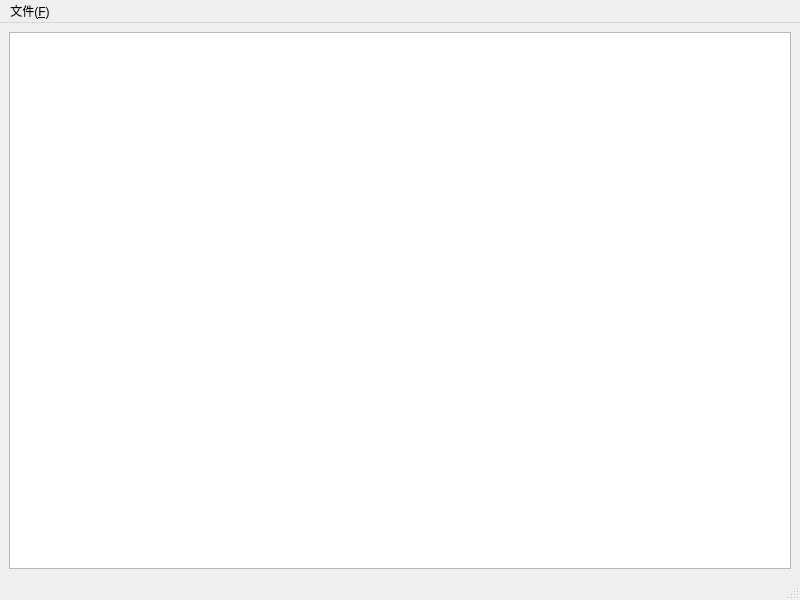
<?xml version="1.0" encoding="UTF-8"?>
<ui version="4.0">
 <class>MainWindow</class>
 <widget class="QMainWindow" name="MainWindow">
  <property name="geometry">
   <rect>
    <x>0</x>
    <y>0</y>
    <width>800</width>
    <height>600</height>
   </rect>
  </property>
  <property name="windowTitle">
   <string>MainWindow</string>
  </property>
  <widget class="QWidget" name="centralwidget">
   <layout class="QVBoxLayout" name="verticalLayout">
    <item>
     <widget class="QTextEdit" name="textEdit"/>
    </item>
   </layout>
  </widget>
  <widget class="QMenuBar" name="menubar">
   <property name="geometry">
    <rect>
     <x>0</x>
     <y>0</y>
     <width>800</width>
     <height>24</height>
    </rect>
   </property>
   <widget class="QMenu" name="menu_F">
    <property name="title">
     <string>文件(&amp;F)</string>
    </property>
    <addaction name="newFile"/>
    <addaction name="openFile"/>
    <addaction name="saveFile"/>
    <addaction name="saveAsFile"/>
   </widget>
   <addaction name="menu_F"/>
  </widget>
  <widget class="QStatusBar" name="statusbar"/>
  <action name="newFile">
   <property name="text">
    <string>新建(&amp;N)</string>
   </property>
  </action>
  <action name="openFile">
   <property name="text">
    <string>打开(&amp;O)</string>
   </property>
  </action>
  <action name="saveAsFile">
   <property name="text">
    <string>另存为(&amp;A)</string>
   </property>
  </action>
  <action name="saveFile">
   <property name="text">
    <string>保存(&amp;S)</string>
   </property>
  </action>
 </widget>
 <resources/>
 <connections/>
</ui>
